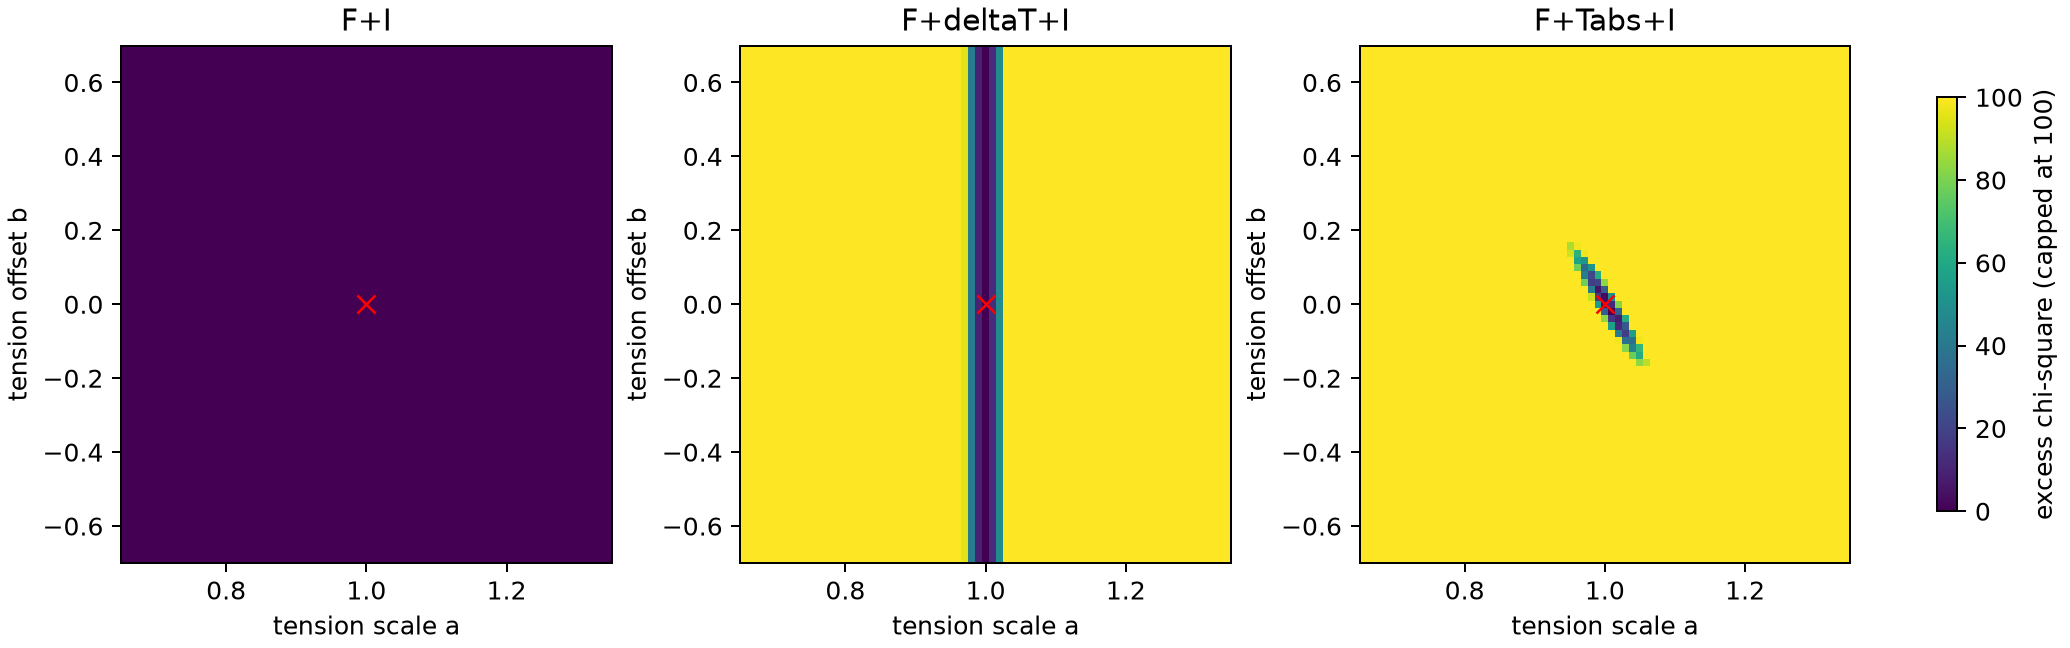

Here is the Python script that generated this plot:
"""Synthetic practical-observability check under three measurement sets.

The data are synthetic, not a fit to Duke/ETH/eLife. Exact gauge invariance is
preserved even after adding output noise; calibrated tension observations can
remove the corresponding symmetry in a *same-cell* experiment.
"""

from __future__ import annotations

import json
from pathlib import Path

import matplotlib.pyplot as plt
import numpy as np
from scipy.special import expit

HERE = Path(__file__).resolve().parent
RNG = np.random.default_rng(20260928)
F = np.linspace(0, 450, 30)
THETA = dict(T0=1.3, lam=.007, T50=2.5, k=.8, G=200.)
SD_I, SD_T = 5., .03


def predict(theta):
    local = theta["T0"] + theta["lam"] * F
    return (theta["G"] * expit((local-theta["T50"])/theta["k"]),
            theta["lam"] * F, local)


def main():
    ref_i, ref_delta, ref_abs = predict(THETA)
    obs_i = ref_i + RNG.normal(0, SD_I, F.size)
    obs_delta = ref_delta + RNG.normal(0, SD_T, F.size)
    obs_abs = ref_abs + RNG.normal(0, SD_T, F.size)
    scales = np.linspace(.65, 1.35, 71)
    offsets = np.linspace(-.7, .7, 71)
    losses = {name: np.empty((len(offsets), len(scales)))
              for name in ("F_I", "F_deltaT_I", "F_Tabs_I")}
    for row, b in enumerate(offsets):
        for col, a in enumerate(scales):
            transformed = dict(T0=a*THETA["T0"]+b, lam=a*THETA["lam"],
                               T50=a*THETA["T50"]+b, k=a*THETA["k"], G=THETA["G"])
            p_i, p_delta, p_abs = predict(transformed)
            i_loss = np.sum(((obs_i-p_i)/SD_I)**2)
            losses["F_I"][row, col] = i_loss
            losses["F_deltaT_I"][row, col] = i_loss + np.sum(((obs_delta-p_delta)/SD_T)**2)
            losses["F_Tabs_I"][row, col] = i_loss + np.sum(((obs_abs-p_abs)/SD_T)**2)

    fig, axes = plt.subplots(1, 3, figsize=(11.5, 3.6), constrained_layout=True)
    result = {"synthetic": True, "noise_sd_pA": SD_I, "tension_noise_sd_mN_m": SD_T,
              "force_nN": [float(F.min()), float(F.max())], "profiles": {}}
    for ax, (name, surface) in zip(axes, losses.items()):
        offset_surface = surface - np.min(surface)
        # Plot truncated excess chi-square so the flat directions are visible.
        im = ax.imshow(np.minimum(offset_surface, 100), origin="lower", aspect="auto",
                       extent=[scales[0], scales[-1], offsets[0], offsets[-1]],
                       cmap="viridis", vmin=0, vmax=100)
        ax.plot([1], [0], "rx", markersize=7)
        ax.set(title=name.replace("_", "+"), xlabel="tension scale a", ylabel="tension offset b")
        result["profiles"][name] = {
            "loss_range_along_a_at_b0": float(np.ptp(surface[len(offsets)//2, :])),
            "loss_range_along_b_at_a1": float(np.ptp(surface[:, len(scales)//2])),
            "grid_minimum_a_b": [float(scales[np.unravel_index(np.argmin(surface),
                                                                  surface.shape)[1]]),
                                 float(offsets[np.unravel_index(np.argmin(surface),
                                                                   surface.shape)[0]])],
        }
    fig.colorbar(im, ax=axes, shrink=.8, label="excess chi-square (capped at 100)")
    fig.savefig(HERE / "observability_noise_demo.png", dpi=180)
    (HERE / "observability_noise_demo.json").write_text(
        json.dumps(result, indent=2), encoding="utf-8")
    print(json.dumps(result, indent=2))


if __name__ == "__main__":
    main()
